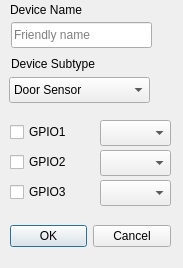
<?xml version="1.0" encoding="UTF-8"?>
<ui version="4.0">
 <class>Dialog_config_other</class>
 <widget class="QDialog" name="Dialog_config_other">
  <property name="geometry">
   <rect>
    <x>0</x>
    <y>0</y>
    <width>183</width>
    <height>268</height>
   </rect>
  </property>
  <property name="windowTitle">
   <string>Other</string>
  </property>
  <property name="windowIcon">
   <iconset resource="ezlopi.qrc">
    <normaloff>:/res/icon.png</normaloff>:/res/icon.png</iconset>
  </property>
  <widget class="QDialogButtonBox" name="buttonBox">
   <property name="geometry">
    <rect>
     <x>10</x>
     <y>220</y>
     <width>161</width>
     <height>32</height>
    </rect>
   </property>
   <property name="orientation">
    <enum>Qt::Horizontal</enum>
   </property>
   <property name="standardButtons">
    <set>QDialogButtonBox::Cancel|QDialogButtonBox::Ok</set>
   </property>
  </widget>
  <widget class="QComboBox" name="comboBox_gpio1">
   <property name="geometry">
    <rect>
     <x>100</x>
     <y>120</y>
     <width>71</width>
     <height>26</height>
    </rect>
   </property>
  </widget>
  <widget class="QComboBox" name="comboBox_other_device_subtype">
   <property name="geometry">
    <rect>
     <x>9</x>
     <y>77</y>
     <width>141</width>
     <height>26</height>
    </rect>
   </property>
   <item>
    <property name="text">
     <string>Door Sensor</string>
    </property>
   </item>
   <item>
    <property name="text">
     <string>HC SR04 Ultrasonic Distance Sensor</string>
    </property>
   </item>
  </widget>
  <widget class="QLabel" name="label_device_other_subtype">
   <property name="geometry">
    <rect>
     <x>11</x>
     <y>54</y>
     <width>121</width>
     <height>20</height>
    </rect>
   </property>
   <property name="text">
    <string>Device Subtype</string>
   </property>
  </widget>
  <widget class="QComboBox" name="comboBox_gpio2">
   <property name="geometry">
    <rect>
     <x>100</x>
     <y>150</y>
     <width>71</width>
     <height>26</height>
    </rect>
   </property>
  </widget>
  <widget class="QComboBox" name="comboBox_gpio3">
   <property name="geometry">
    <rect>
     <x>100</x>
     <y>180</y>
     <width>71</width>
     <height>26</height>
    </rect>
   </property>
  </widget>
  <widget class="QLineEdit" name="lineEdit_device_name">
   <property name="geometry">
    <rect>
     <x>11</x>
     <y>22</y>
     <width>141</width>
     <height>26</height>
    </rect>
   </property>
   <property name="placeholderText">
    <string>Friendly name</string>
   </property>
  </widget>
  <widget class="QLabel" name="label_device_name">
   <property name="geometry">
    <rect>
     <x>10</x>
     <y>0</y>
     <width>121</width>
     <height>20</height>
    </rect>
   </property>
   <property name="text">
    <string>Device Name</string>
   </property>
  </widget>
  <widget class="QCheckBox" name="checkBox_gpio1">
   <property name="geometry">
    <rect>
     <x>10</x>
     <y>120</y>
     <width>81</width>
     <height>24</height>
    </rect>
   </property>
   <property name="text">
    <string>GPIO1</string>
   </property>
   <property name="checked">
    <bool>false</bool>
   </property>
  </widget>
  <widget class="QCheckBox" name="checkBox_gpio2">
   <property name="geometry">
    <rect>
     <x>10</x>
     <y>150</y>
     <width>81</width>
     <height>24</height>
    </rect>
   </property>
   <property name="text">
    <string>GPIO2</string>
   </property>
  </widget>
  <widget class="QCheckBox" name="checkBox_gpio3">
   <property name="geometry">
    <rect>
     <x>10</x>
     <y>180</y>
     <width>81</width>
     <height>24</height>
    </rect>
   </property>
   <property name="text">
    <string>GPIO3</string>
   </property>
  </widget>
 </widget>
 <resources>
  <include location="ezlopi.qrc"/>
 </resources>
 <connections>
  <connection>
   <sender>buttonBox</sender>
   <signal>accepted()</signal>
   <receiver>Dialog_config_other</receiver>
   <slot>accept()</slot>
   <hints>
    <hint type="sourcelabel">
     <x>248</x>
     <y>254</y>
    </hint>
    <hint type="destinationlabel">
     <x>157</x>
     <y>274</y>
    </hint>
   </hints>
  </connection>
  <connection>
   <sender>buttonBox</sender>
   <signal>rejected()</signal>
   <receiver>Dialog_config_other</receiver>
   <slot>reject()</slot>
   <hints>
    <hint type="sourcelabel">
     <x>316</x>
     <y>260</y>
    </hint>
    <hint type="destinationlabel">
     <x>286</x>
     <y>274</y>
    </hint>
   </hints>
  </connection>
 </connections>
</ui>
